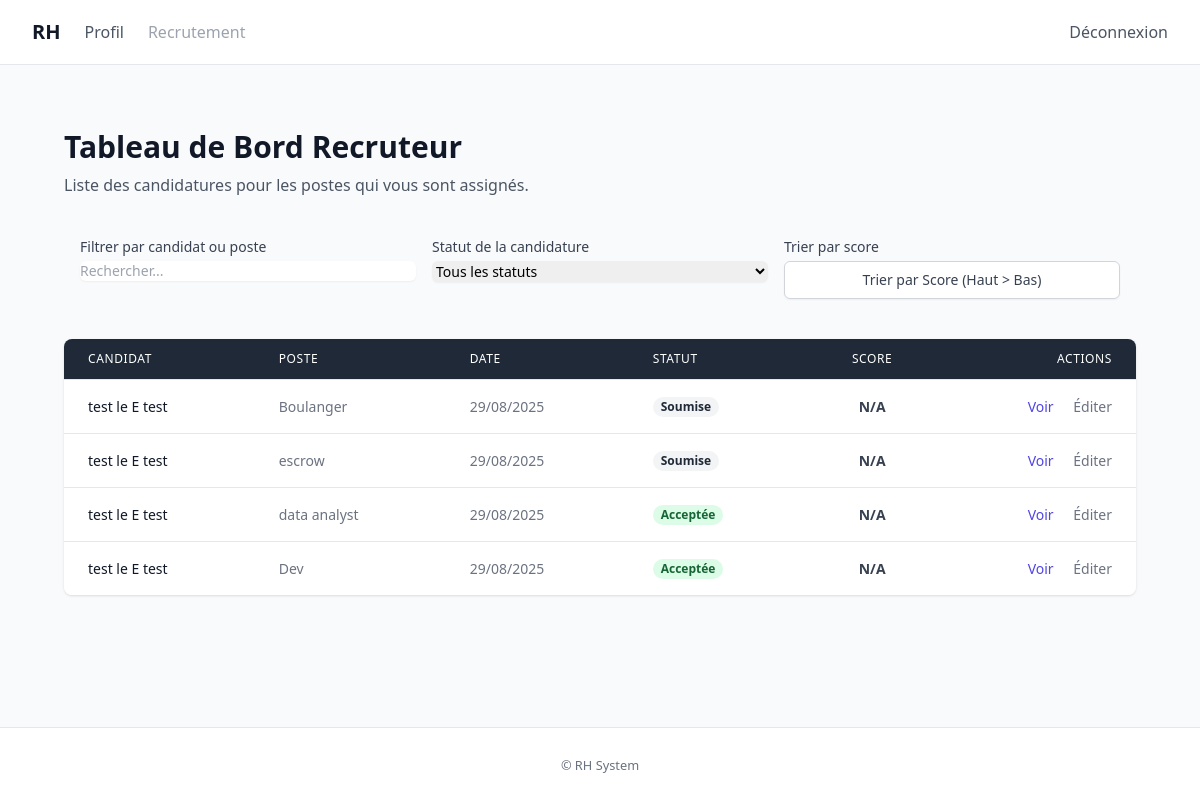
Screenshot of /recruitment/dashboard/recruteur/ (signed in) with the database file from the repository.
### recruitment/models.py (models this page shows, shortened)
class Candidature(models.Model):
    class Statuts(models.TextChoices):
        SOUMISE = "submitted", "Soumise"
        EN_REVUE = "in_review", "En revue"
        ENTRETIEN = "interview", "Entretien"
        ACCEPTEE = "accepted", "Acceptée"
        REFUSEE = "rejected", "Refusée"
    candidat = models.ForeignKey(User, on_delete=models.CASCADE, related_name="candidatures")
    poste = models.ForeignKey(Poste, on_delete=models.CASCADE, related_name="candidatures")
    cv_file = models.FileField(
        upload_to=upload_to_cv,
        validators=[validate_document_file],
        blank=True,
        null=True,
    )
    lettre_motivation_file = models.FileField(
        upload_to=upload_to_lettre,
        validators=[validate_document_file],
        blank=True,
        null=True,
    )
    date_soumission = models.DateTimeField(auto_now_add=True)
    statut = models.CharField(max_length=20, choices=Statuts.choices, default=Statuts.SOUMISE)
    class Meta:
        ordering = ["-date_soumission"]
        indexes = [
            models.Index(fields=["statut", "date_soumission"]),
        ]
        constraints = [
            models.UniqueConstraint(fields=["candidat", "poste"], name="unique_candidature_par_poste"),
        ]
    def get_statut_class(self) -> str:
        if self.statut == self.Statuts.SOUMISE:
            return "bg-gray-100 text-gray-800"
        elif self.statut == self.Statuts.EN_REVUE:
            return "bg-yellow-100 text-yellow-800"
        elif self.statut == self.Statuts.ENTRETIEN:
            return "bg-blue-100 text-blue-800"
        elif self.statut == self.Statuts.ACCEPTEE:
            return "bg-green-100 text-green-800"
        elif self.statut == self.Statuts.REFUSEE:
            return "bg-red-100 text-red-800"
        return "bg-gray-100 text-gray-800"

class Poste(models.Model):
    class TypeContrat(models.TextChoices):
        CDI = "CDI", "CDI"
        CDD = "CDD", "CDD"
        ALTERNANCE = "Alternance", "Alternance"
    titre = models.CharField(max_length=200)
    description = models.TextField()
    competences_requises = models.TextField(blank=True)
    type_contrat = models.CharField(max_length=20, choices=TypeContrat.choices, default=TypeContrat.CDI)
    date_creation = models.DateTimeField(auto_now_add=True)
    actif = models.BooleanField(default=True)
    class Meta:
        ordering = ["-date_creation"]
        indexes = [
            models.Index(fields=["actif", "date_creation"]),
        ]

### recruitment/views.py (the view)
# urls.py: path('dashboard/recruteur/', views.RecruiterDashboardView.as_view(), name='dashboard_recruteur'),
class RecruiterDashboardView(RecruiterRequiredMixin, ListView):
    model = Candidature
    template_name = "recruitment/dashboard_recruteur.html"
    context_object_name = "candidatures"
    def get_queryset(self):
        return Candidature.objects.select_related("candidat", "poste", "score").all()

### recruitment/templates/recruitment/dashboard_recruteur.html (shortened to what this page needs)
{% extends "accounts/base.html" %}
{% block content %}
<div class="max-w-7xl mx-auto px-4 sm:px-6 lg:px-8 py-8">
    <h1 class="text-3xl font-bold text-gray-900 mb-2">Tableau de Bord Recruteur</h1>
    <p class="text-gray-600 mb-6">Liste des candidatures pour les postes qui vous sont assignés.</p>
    <div class="grid grid-cols-1 md:grid-cols-3 gap-4 mb-6 bg-gray-50 p-4 rounded-lg">
        <div>
            <label for="filterTableInput" class="block text-sm font-medium text-gray-700">Filtrer par candidat ou poste</label>
            <input type="text" id="filterTableInput" class="mt-1 block w-full rounded-md border-gray-300 shadow-sm focus:border-primary focus:ring-primary sm:text-sm" placeholder="Rechercher...">
        </div>
        <div>
            <label for="filterStatus" class="block text-sm font-medium text-gray-700">Statut de la candidature</label>
            <select id="filterStatus" class="mt-1 block w-full rounded-md border-gray-300 shadow-sm focus:border-primary focus:ring-primary sm:text-sm">
                <option value="">Tous les statuts</option>
            </select>
        </div>
        <div>
            <label for="sortScore" class="block text-sm font-medium text-gray-700">Trier par score</label>
            <button id="sortScore" class="mt-1 w-full inline-flex justify-center py-2 px-4 border border-gray-300 rounded-md shadow-sm bg-white text-sm font-medium text-gray-700 hover:bg-gray-50 focus:outline-none focus:ring-2 focus:ring-offset-2 focus:ring-primary">
                Trier par Score (Haut > Bas)
            </button>
        </div>
    </div>
    <div class="overflow-x-auto bg-white rounded-lg shadow">
        <table class="min-w-full divide-y divide-gray-200">
            <thead class="bg-gray-800">
                <tr>
                    <th scope="col" class="px-6 py-3 text-left text-xs font-medium text-white uppercase tracking-wider">Candidat</th>
                    <th scope="col" class="px-6 py-3 text-left text-xs font-medium text-white uppercase tracking-wider">Poste</th>
                    <th scope="col" class="px-6 py-3 text-left text-xs font-medium text-white uppercase tracking-wider">Date</th>
                    <th scope="col" class="px-6 py-3 text-left text-xs font-medium text-white uppercase tracking-wider">Statut</th>
                    <th scope="col" class="px-6 py-3 text-center text-xs font-medium text-white uppercase tracking-wider">Score</th>
                    <th scope="col" class="px-6 py-3 text-right text-xs font-medium text-white uppercase tracking-wider">Actions</th>
                </tr>
            </thead>
            <tbody id="candidaturesTableBody" class="bg-white divide-y divide-gray-200">
                {% for candidature in candidatures %}
                <tr data-status="{{ candidature.statut }}" class="hover:bg-gray-50">
                    <td class="px-6 py-4 whitespace-nowrap text-sm font-medium text-gray-900">{{ candidature.candidat.get_full_name|default:candidature.candidat.username }}</td>
                    <td class="px-6 py-4 whitespace-nowrap text-sm text-gray-500">{{ candidature.poste.titre }}</td>
                    <td class="px-6 py-4 whitespace-nowrap text-sm text-gray-500">{{ candidature.date_soumission|date:"d/m/Y" }}</td>
                    <td class="px-6 py-4 whitespace-nowrap text-sm">
                        <span class="px-2 inline-flex text-xs leading-5 font-semibold rounded-full {{ candidature.get_statut_class }}">
                            {{ candidature.get_statut_display }}
                        </span>
                    </td>
                    <td class="px-6 py-4 whitespace-nowrap text-center text-sm font-bold text-gray-700">{{ candidature.score|default:"N/A" }}</td>
                    <td class="px-6 py-4 whitespace-nowrap text-right text-sm font-medium">
                        <a href="{% url 'recruitment:candidature_detail' candidature.pk %}" class="text-primary hover:text-indigo-900">Voir</a>
                        <a href="{% url 'recruitment:candidature_status_update' candidature.pk %}" class="ml-4 text-gray-500 hover:text-gray-800">Éditer</a>
                    </td>
                </tr>
                {% empty %}
                <tr>
                    <td colspan="6" class="text-center py-12 text-gray-500">Aucune candidature à afficher.</td>
                </tr>
                {% endfor %}
            </tbody>
        </table>
    </div>
</div>
{% endblock %}

### rows the page displays
Candidature: candidat.get_full_name "test le E test", poste.titre "Boulanger", date_soumission "29/08/2025", statut "Soumise", score "N/A"
Candidature: candidat.get_full_name "test le E test", poste.titre "escrow", date_soumission "29/08/2025", statut "Soumise", score "N/A"
Candidature: candidat.get_full_name "test le E test", poste.titre "data analyst", date_soumission "29/08/2025", statut "Acceptée", score "N/A"
Candidature: candidat.get_full_name "test le E test", poste.titre "Dev", date_soumission "29/08/2025", statut "Acceptée", score "N/A"
